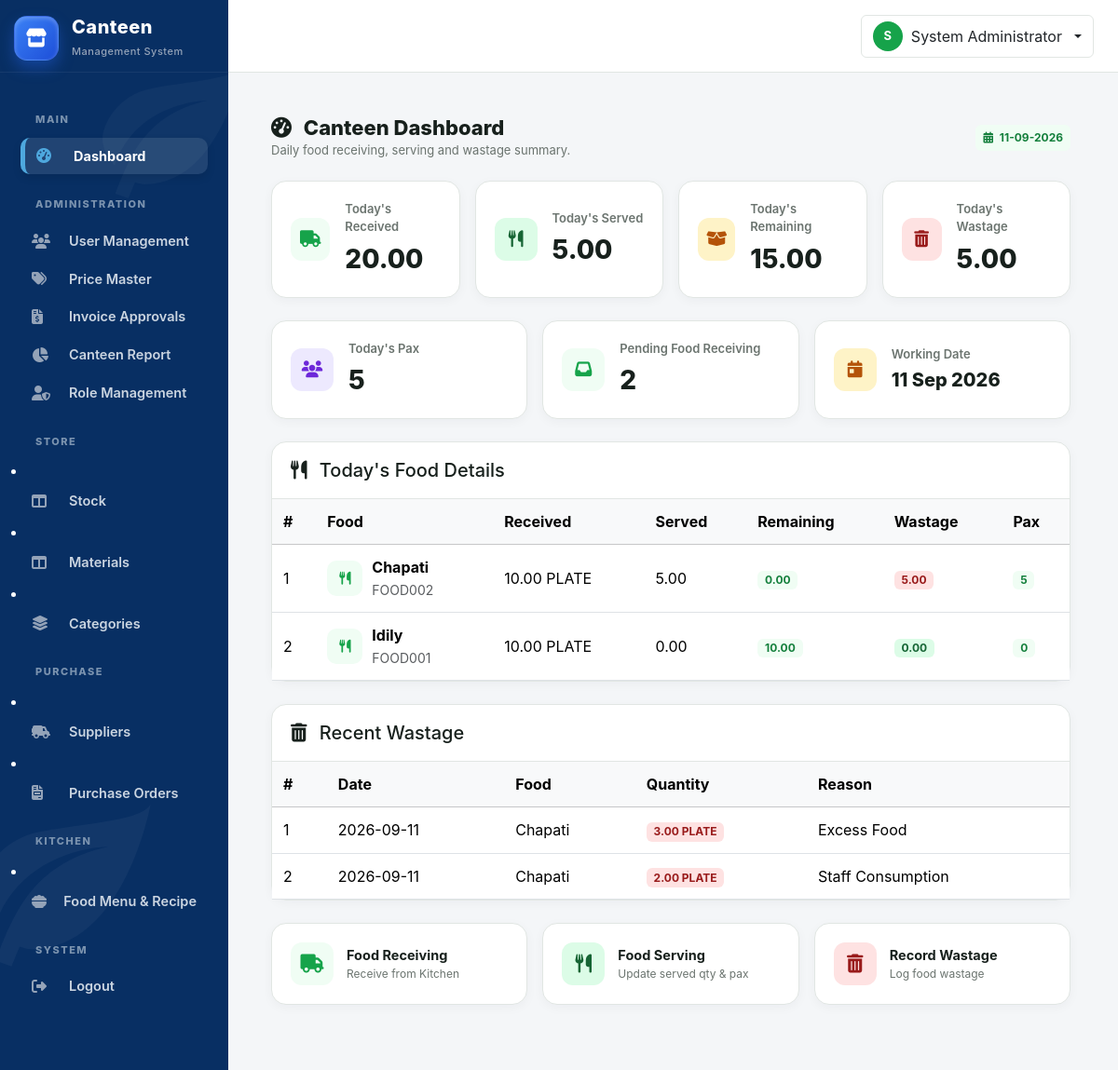
Page /canteen/dashboard.php (signed in) on the committed database.
### tables this page shows
CREATE TABLE `canteen_food_serving` (
  `id` int(10) UNSIGNED NOT NULL,
  `transfer_id` int(10) UNSIGNED NOT NULL,
  `food_id` int(10) UNSIGNED NOT NULL,
  `serving_date` date NOT NULL,
  `received_qty` decimal(12,2) NOT NULL DEFAULT 0.00,
  `served_qty` decimal(12,2) NOT NULL DEFAULT 0.00,
  `remaining_qty` decimal(12,2) NOT NULL DEFAULT 0.00,
  `pax` int(10) UNSIGNED NOT NULL DEFAULT 0,
  `recorded_by` int(10) UNSIGNED NOT NULL,
  `created_at` datetime NOT NULL DEFAULT current_timestamp(),
  `status` varchar(20) NOT NULL DEFAULT 'Serving'
);

CREATE TABLE `food_items` (
  `id` int(10) UNSIGNED NOT NULL,
  `food_code` varchar(50) NOT NULL,
  `food_name` varchar(150) NOT NULL,
  `unit` varchar(50) NOT NULL DEFAULT 'PLATE',
  `status` enum('Enable','Disabled') NOT NULL DEFAULT 'Enable',
  `created_at` datetime NOT NULL DEFAULT current_timestamp()
);

CREATE TABLE `canteen_wastage` (
  `id` int(10) UNSIGNED NOT NULL,
  `food_id` int(10) UNSIGNED NOT NULL,
  `serving_id` int(10) UNSIGNED DEFAULT NULL,
  `wastage_date` date NOT NULL,
  `wastage_qty` decimal(12,2) NOT NULL DEFAULT 0.00,
  `reason` varchar(150) DEFAULT NULL,
  `remarks` varchar(255) DEFAULT NULL,
  `recorded_by` int(10) UNSIGNED NOT NULL,
  `created_at` datetime NOT NULL DEFAULT current_timestamp(),
  `waste_type` varchar(20) DEFAULT NULL
);

### canteen/dashboard.php (the view, shortened to what the rows shown need)
<?php
require_once '../config/database.php';
require_once '../includes/functions.php';
$today = date('Y-m-d');
$stmt = $con->prepare("
    SELECT
        cfs.id,
        cfs.serving_date,
        cfs.received_qty,
        cfs.served_qty,
        cfs.remaining_qty,
        cfs.pax,
        fi.food_code,
        fi.food_name,
        fi.unit,
        COALESCE(
            (
                SELECT SUM(cw.wastage_qty)
                FROM canteen_wastage cw
                WHERE cw.serving_id = cfs.id
            ),
            0
        ) AS wastage_qty
    FROM canteen_food_serving cfs
    INNER JOIN food_items fi
        ON fi.id = cfs.food_id
    WHERE cfs.serving_date = ?
    ORDER BY cfs.id DESC
");
$stmt->execute([$today]);
$todayFoodDetails = $stmt->fetchAll(PDO::FETCH_ASSOC);
$stmt = $con->prepare("
    SELECT
        cw.wastage_date,
        cw.wastage_qty,
        cw.reason,
        fi.food_name,
        fi.unit
    FROM canteen_wastage cw
    INNER JOIN food_items fi
        ON fi.id = cw.food_id
    ORDER BY cw.id DESC
    LIMIT 10
");
$stmt->execute();
$recentWastage = $stmt->fetchAll(PDO::FETCH_ASSOC);
require_once '../includes/header.php';
?>
<div class="main-content">
<div class="page-body">
    <div class="content-card mb-4">
        <div class="content-card-body p-0">
            <div class="table-responsive">
                <table class="table table-hover align-middle mb-0">
                    <thead class="table-light">
                        <tr>
                            <th>#</th>
                            <th>Food</th>
                            <th>Received</th>
                            <th>Served</th>
                            <th>Remaining</th>
                            <th>Wastage</th>
                            <th>Pax</th>
                        </tr>
                    </thead>
                    <tbody>
                    <?php if (empty($todayFoodDetails)): ?>
                        <tr>
                            <td colspan="7"
                                class="text-center text-muted py-4">
                                No food received today.
                            </td>
                        </tr>
                    <?php else: ?>
                        <?php $sl = 1; ?>
                        <?php foreach ($todayFoodDetails as $row): ?>
                            <?php
                            $remainingAfterWastage =
                                (float)$row['remaining_qty']
                                - (float)$row['wastage_qty'];
                            ?>
                            <tr>
                                <td>
                                    <?= $sl++ ?>
                                </td>
                                <td>
                                    <div class="food-cell">
                                        <span class="food-icon">
                                            <i class="fa-solid fa-utensils"></i>
                                        </span>
                                        <div>
                                            <strong>
                                                <?= e($row['food_name']) ?>
                                            </strong>
                                            <br>
                                            <small class="text-muted">
                                                <?= e($row['food_code']) ?>
                                            </small>
                                        </div>
                                    </div>
                                </td>
                                <td>
                                    <?= number_format(
                                        (float)$row['received_qty'],
                                        2
                                    ) ?>
                                    <?= e($row['unit']) ?>
                                </td>
                                <td>
                                    <?= number_format(
                                        (float)$row['served_qty'],
                                        2
                                    ) ?>
                                </td>
                                <td>
                                    <span class="badge remaining-pill">
                                        <?= number_format(
                                            $remainingAfterWastage,
                                            2
                                        ) ?>
                                    </span>
                                </td>
                                <td>
                                    <?php if ((float)$row['wastage_qty'] > 0): ?>
                                        <span class="badge badge-disabled">
                                            <?= number_format(
                                                (float)$row['wastage_qty'],
                                                2
                                            ) ?>
                                        </span>
                                    <?php else: ?>
                                        <span class="badge badge-enable">
                                            0.00
                                        </span>
                                    <?php endif; ?>
                                </td>
                                <td>
                                    <span class="badge badge-count">
                                        <?= number_format((int)$row['pax']) ?>
                                    </span>
                                </td>
                            </tr>
                        <?php endforeach; ?>
                    <?php endif; ?>
                    </tbody>
                </table>
            </div>
        </div>
    </div>
    <div class="content-card mb-4">
        <div class="content-card-body p-0">
            <div class="table-responsive">
                <table class="table table-hover align-middle mb-0">
                    <thead class="table-light">
                        <tr>
                            <th>#</th>
                            <th>Date</th>
                            <th>Food</th>
                            <th>Quantity</th>
                            <th>Reason</th>
                        </tr>
                    </thead>
                    <tbody>
                    <?php if (empty($recentWastage)): ?>
                        <tr>
                            <td colspan="5"
                                class="text-center text-muted py-4">
                                No wastage records found.
                            </td>
                        </tr>
                    <?php else: ?>
                        <?php $sl = 1; ?>
                        <?php foreach ($recentWastage as $row): ?>
                            <tr>
                                <td>
                                    <?= $sl++ ?>
                                </td>
                                <td>
                                    <?= e($row['wastage_date']) ?>
                                </td>
                                <td>
                                    <?= e($row['food_name']) ?>
                                </td>
                                <td>
                                    <span class="badge badge-disabled">
                                        <?= number_format(
                                            (float)$row['wastage_qty'],
                                            2
                                        ) ?>
                                        <?= e($row['unit']) ?>
                                    </span>
                                </td>
                                <td>
                                    <?= e($row['reason'] ?: '-') ?>
                                </td>
                            </tr>
                        <?php endforeach; ?>
                    <?php endif; ?>
                    </tbody>
                </table>
            </div>
        </div>
    </div>
</div>
</div>
<?php
require_once '../includes/footer.php';
?>

### rows in the picture
canteen_food_serving: food.food_name "Chapati", food.food_code "FOOD002", received_qty "10.00", food.unit "PLATE", served_qty "5.00", remainingAfterWastage "0.00", wastage_qty "5.00", pax "5"
canteen_food_serving: food.food_name "Idily", food.food_code "FOOD001", received_qty "10.00", food.unit "PLATE", served_qty "0.00", remaining_qty "10.00", pax "0"
canteen_wastage: wastage_date "2026-09-11", food.food_name "Chapati", wastage_qty "3.00", food.unit "PLATE", reason "Excess Food"
canteen_wastage: wastage_date "2026-09-11", food.food_name "Chapati", wastage_qty "2.00", food.unit "PLATE", reason "Staff Consumption"

### other values in the picture
substr($_SESSION['employee_name'] ?? 'U', 0, 1) "S"
$_SESSION['employee_name'] "System Administrator"
$todayReceived "20.00"
$todayServed "5.00"
$todayRemaining "15.00"
$todayWastage "5.00"
$todayPax "5"
$pendingReceiving "2"
